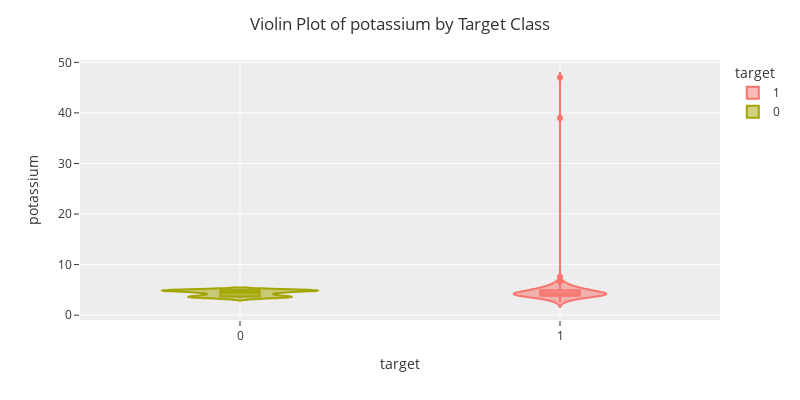

The notebook cell saved with this chart:
### Code cell
violin('potassium')

### Figure 1 — Plotly figure (JSON) as saved in the notebook; plotly's stock layout.template omitted (floating-point values rounded to 4 significant figures; data arrays with more than 128 entries replaced by an {"elided": "..."} marker saying what was removed)
{"data": [{"alignmentgroup": "True", "box": {"visible": true}, "hovertemplate": "target=%{x}<br>potassium=%{y}<extra></extra>", "legendgroup": "1", "marker": {"color": "#F8766D"}, "name": "1", "offsetgroup": "1", "orientation": "v", "scalegroup": "True", "showlegend": true, "type": "violin", "x": {"elided": "250 int values"}, "x0": " ", "xaxis": "x", "y": {"elided": "250 float values"}, "y0": " ", "yaxis": "y"}, {"alignmentgroup": "True", "box": {"visible": true}, "hovertemplate": "target=%{x}<br>potassium=%{y}<extra></extra>", "legendgroup": "0", "marker": {"color": "#A3A500"}, "name": "0", "offsetgroup": "0", "orientation": "v", "scalegroup": "True", "showlegend": true, "type": "violin", "x": {"elided": "150 int values"}, "x0": " ", "xaxis": "x", "y": {"elided": "150 float values"}, "y0": " ", "yaxis": "y"}], "layout": {"height": 400, "legend": {"title": {"text": "target"}, "tracegroupgap": 0}, "margin": {"t": 60}, "title": {"text": "Violin Plot of potassium by Target Class"}, "violinmode": "overlay", "width": 800, "xaxis": {"anchor": "y", "categoryarray": [1, 0], "categoryorder": "array", "domain": [0, 1], "title": {"text": "target"}}, "yaxis": {"anchor": "x", "domain": [0, 1], "title": {"text": "potassium"}}}}
